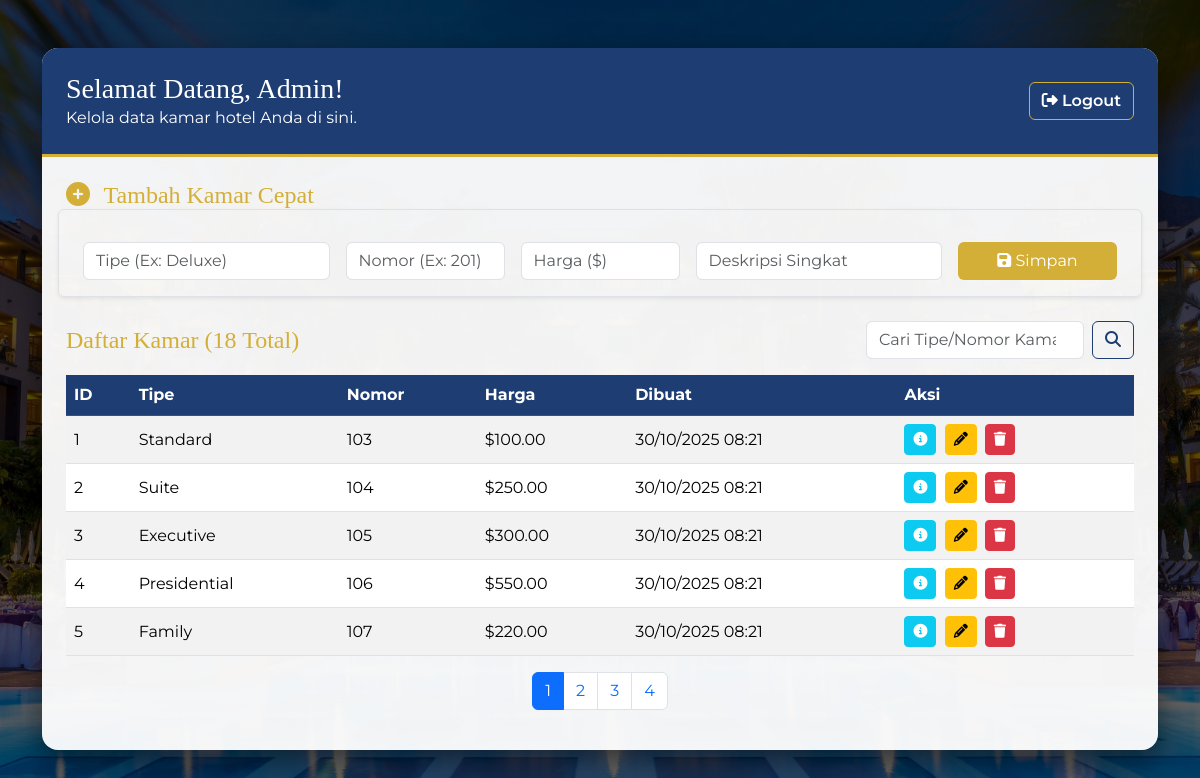
Page /admin/dashboard.php (signed in) on the committed database.
### tables this page shows
CREATE TABLE rooms (
id INT AUTO_INCREMENT PRIMARY KEY,
room_number VARCHAR(20) NOT NULL UNIQUE,
type VARCHAR(50) NOT NULL,
price DECIMAL(10,2) NOT NULL,
description TEXT,
image VARCHAR(255),
created_at TIMESTAMP DEFAULT CURRENT_TIMESTAMP
);

### admin/dashboard.php (the view, shortened to what this page needs)
<?php
require '../db/database.php';
$limit = 5;
$page = isset($_GET['page']) ? (int)$_GET['page'] : 1;
$offset = ($page - 1) * $limit;
$search = trim($_GET['search'] ?? '');
$where_clause = '';
$where_params = [];
$search_url_param = '';
$totalStmt_sql = "SELECT COUNT(*) FROM rooms " . $where_clause;
$totalStmt = $pdo->prepare($totalStmt_sql);
$totalStmt->execute($where_params);
$total = $totalStmt->fetchColumn();
$pages = ceil($total / $limit);
$sql = "SELECT * FROM rooms " . $where_clause . " ORDER BY created_at DESC LIMIT :limit OFFSET :offset";
$stmt = $pdo->prepare($sql);
$stmt->bindValue(':limit', $limit, PDO::PARAM_INT);
$stmt->bindValue(':offset', $offset, PDO::PARAM_INT);
$stmt->execute();
$rooms = $stmt->fetchAll();
?>
<!DOCTYPE html>
<html lang="id">
<head>
    <link href="https://cdn.jsdelivr.net/npm/bootstrap@5.3.3/dist/css/bootstrap.min.css" rel="stylesheet">
    <link rel="stylesheet" href="https://cdnjs.cloudflare.com/ajax/libs/font-awesome/6.5.0/css/all.min.css">
</head>
<body>
<div class="container mt-5 mb-5">
    <div class="card p-0">
        <div class="header-section p-4 d-flex justify-content-between align-items-center">
            <div>
                <h3 class="mb-0">Selamat Datang, Admin!</h3>
                <p class="mb-0">Kelola data kamar hotel Anda di sini.</p>
            </div>
            <a href="../auth/logout.php" class="btn btn-outline-light logout-link" style="border-color: #d4af37;">
                <i class="fas fa-sign-out-alt"></i> Logout
            </a>
        </div>
        <div class="card-body p-4">
            <h4 class="mb-3 text-gold"><i class="fas fa-plus-circle me-2"></i> Tambah Kamar Cepat</h4>
            <form method="POST" class="row g-3 mb-4 p-3 border rounded shadow-sm">
                <div class="col-md-3">
                    <input type="text" name="type" class="form-control" placeholder="Tipe (Ex: Deluxe)" required>
                </div>
                <div class="col-md-2">
                    <input type="text" name="room_number" class="form-control" placeholder="Nomor (Ex: 201)" required>
                </div>
                <div class="col-md-2">
                    <input type="number" name="price" class="form-control" placeholder="Harga ($)" min="1" required>
                </div>
                <div class="col-md-3">
                    <input type="text" name="description" class="form-control" placeholder="Deskripsi Singkat">
                </div>
                <div class="col-md-2">
                    <button type="submit" name="add" class="btn btn-gold w-100">
                        <i class="fas fa-save"></i> Simpan
                    </button>
                </div>
            </form>
            <div class="d-flex justify-content-between align-items-center mb-3">
                <h4 class="mb-0">Daftar Kamar (<?= $total ?> Total<?= !empty($search) ? " - Hasil Pencarian: **" . htmlspecialchars($search) . "**" : "" ?>)</h4>
                <form method="GET" class="d-flex" role="search">
                    <input class="form-control me-2" type="search" placeholder="Cari Tipe/Nomor Kamar" aria-label="Search" name="search" value="<?= htmlspecialchars($search) ?>">
                    <button class="btn btn-outline-primary" type="submit" style="color: #1e3d73; border-color: #1e3d73;">
                        <i class="fas fa-search"></i>
                    </button>
                </form>
                </div>
            <div class="table-responsive">
                <table class="table table-hover align-middle table-striped">
                    <thead class="table-dark">
                        <tr>
                            <th>ID</th>
                            <th>Tipe</th>
                            <th>Nomor</th>
                            <th>Harga</th>
                            <th>Dibuat</th>
                            <th>Aksi</th>
                        </tr>
                    </thead>
                    <tbody>
                        <?php foreach ($rooms as $r): ?>
                        <tr>
                            <td><?= $r['id'] ?></td>
                            <td><?= htmlspecialchars($r['type']) ?></td>
                            <td><?= htmlspecialchars($r['room_number']) ?></td>
                            <td>$<?= number_format($r['price'], 2) ?></td>
                            <td><?= date('d/m/Y H:i', strtotime($r['created_at'])) ?></td>
                            <td>
                                <a href="room_detail.php?id=<?= $r['id'] ?>" class="btn btn-sm btn-info text-white me-1" title="Lihat Detail"><i class="fas fa-info-circle"></i></a>
                                <a href="room_edit.php?id=<?= $r['id'] ?>" class="btn btn-sm btn-warning me-1" title="Edit Data"><i class="fas fa-pencil-alt"></i></a>
                                <button type="button" class="btn btn-sm btn-danger"
                                        data-bs-toggle="modal"
                                        data-bs-target="#deleteModal"
                                        data-id="<?= $r['id'] ?>"
                                        data-room="<?= htmlspecialchars($r['type']) ?> #<?= htmlspecialchars($r['room_number']) ?>">
                                    <i class="fas fa-trash"></i>
                                </button>
                                </td>
                        </tr>
                        <?php endforeach; ?>
                    </tbody>
                </table>
            </div>
            <?php if ($pages > 1): ?>
            <nav>
                <ul class="pagination justify-content-center">
                    <?php for ($i = 1; $i <= $pages; $i++): ?>
                        <li class="page-item <?= $i == $page ? 'active' : '' ?>">
                            <a class="page-link" href="?page=<?= $i ?><?= $search_url_param ?>">
                                <?= $i ?>
                            </a>
                        </li>
                    <?php endfor; ?>
                </ul>
            </nav>
            <?php endif; ?>
        </div>
    </div>
</div>
</body>
</html>

### admin/dashboard.php (style rules this page uses)
body { font-family: 'Montserrat', sans-serif; background: linear-gradient(rgba(0,0,0,0.7), rgba(0,0,0,0.6)), url('../assets/foto/hotel.jpg') center center/cover no-repeat fixed; min-height: 100vh; color: white; }
h3, h4, .text-gold { font-family: 'Playfair Display', serif; color: #d4af37 !important; }
.card { border-radius: 16px; box-shadow: 0 10px 30px rgba(0,0,0,0.5); border: none; background: rgba(255, 255, 255, 0.95); color: #333; }
.btn-gold { background: #d4af37; color: white; transition: all 0.3s; }
.table th { background: #1e3d73; color: white; }
.header-section { background-color: #1e3d73; color: white; border-bottom: 3px solid #d4af37; border-radius: 16px 16px 0 0; }
.header-section h3, .header-section p { color: white !important; }
.logout-link { color: white !important; font-weight: 600; }

### rows in the picture
rooms: id "1", type "Standard", room_number "103", price "100.00", created_at "30/10/2025 08:21"
rooms: id "2", type "Suite", room_number "104", price "250.00", created_at "30/10/2025 08:21"
rooms: id "3", type "Executive", room_number "105", price "300.00", created_at "30/10/2025 08:21"
rooms: id "4", type "Presidential", room_number "106", price "550.00", created_at "30/10/2025 08:21"
rooms: id "5", type "Family", room_number "107", price "220.00", created_at "30/10/2025 08:21"

### other values in the picture
$total "18"
